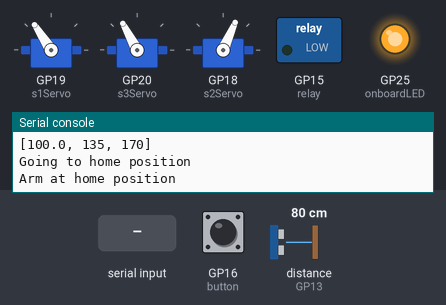
A program run on a simulated Raspberry Pi Pico running MicroPython. Shown: 3 × servo, switched loads named in the program (green lamp = pin HIGH), output pins drawn as LEDs (lit = HIGH), the last lines printed to the serial console. The test bench sets the inputs (shaded band); at power-on: distance to the obstacle (sensor on GP13) 80 cm, GP16 (button) HIGH. The echo pulse lasts 58.3 µs per cm; servo angles are drawn from the pulse width (0.5 ms = 0°, 2.5 ms = 180°); pins used as bus, display or sensor lines are not drawn.

Above: at 7.2 s.
7.3 s: distance to the obstacle (sensor on GP13) set to 2 cm
8.8 s: "0\n" received over the second serial link
At 9.7 s:
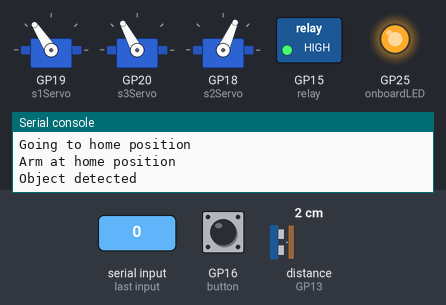
At 13.2 s:
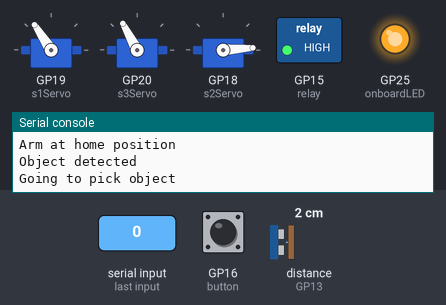
Timing chart, 0 to 25.3 s (numbered marks = the images above; inputs shaded):
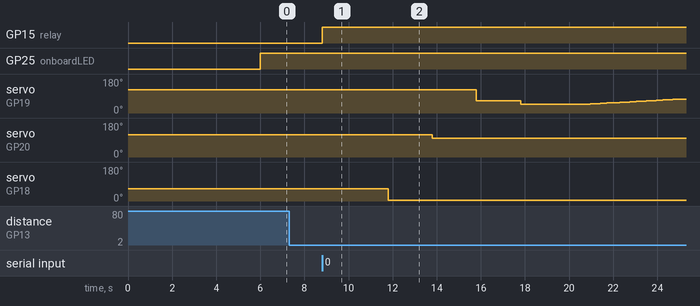

The program:

main.py
```python
#Imported packages
##Machine package imports functions required for communicating with the microcontroller
import machine
from machine import Pin
##sleep function is used to put the board to sleep. This is done to give a buffer preventing overloading of data
import time
##From servo, the class Servo is imported that helps make controlling servos easier
from servo_old import Servo

print("DATA IMPORTED")

#Config variables
##Pin variables
ulTrigger_pin = 14
ulEcho_pin = 13

relay_pin = 15

s1_Pin = 19
s2_Pin = 18
s3_Pin = 20

s1_bufferPos = 65

toggle_Pin = 6

##USER HAS TO INITIALIZE THIS VALUE
number_of_objects = 3

##Initial position when no object
s1_inPos = 125
s2_inPos = 65
s3_inPos = 120

##Middle poisiton for picking of object
s1_midPos = 45
s2_midPos = 0
s3_midPos = 100

##Final poisiton for placement of object
s1_finPos = 55
s2_finPos = []
#s2_finPos = [93,121,149]
s3_finPos = 100

##For data transfer
b = None
msg = 'NO DATA'

print("GLOBAL VARIABLES DEFINED")

#Initialize pins

###SERVO
##Front and Back
s1Servo = Servo(s1_Pin)
##Left and Right
s2Servo = Servo(s2_Pin)
##Up and Down
s3Servo = Servo(s3_Pin)

###ONBOARD LED
onboardLED = Pin("LED",Pin.OUT)
onboardLED.value(1)
###ULTRASONIC
trigger = Pin(14, Pin.OUT)
echo = Pin(13, Pin.IN)

###RELAY
relay = Pin(relay_pin,Pin.OUT)
relay.value(0)
###TOGGLE PIN
##Toggle pin is for switching from UART to WIFI
toggle = Pin(toggle_Pin,Pin.IN)

button = Pin(16,Pin.IN)

print("INITIALIZE PIN")

#Setup

##If pin is not powered; function using UART
onboardLED.value(0)
uart = machine.UART(0, 115200)
print(uart)
b = 'Data sent from Pico'
msg = b.encode("utf-8")
uart.write(msg)

onboardLED.value(1)
onboardLED.value(0)
##If pin is powered; function using WIFI


def final_pos_calc(minAngle = 65,maxAngle = 170):
    angle_val = (maxAngle-minAngle)/(number_of_objects)
    s2_finPos.append(minAngle+angle_val)
    for i in range (1,number_of_objects):
        s2_finPos.append(int(s2_finPos[i-1]+angle_val))

final_pos_calc()
print(s2_finPos)


##Function for checking if object is close to arm
def ulson():
   trigger.low()
   time.sleep_us(2)
   trigger.high()
   time.sleep_us(5)
   trigger.low()
   while echo.value() == 0:
       signaloff = time.ticks_us()
   while echo.value() == 1:
       signalon = time.ticks_us()
   timepassed = signalon - signaloff
   distance = (timepassed * 0.0343) / 2
   if (distance <= 10):
       return(True)

##Set arm to home position
def inPos():
    print("Going to home position")
    s1Servo.servo_Angle(s1_inPos)
    time.sleep(2)
    s3Servo.servo_Angle(s3_inPos)
    time.sleep(2)
    s2Servo.servo_Angle(s2_inPos)
    time.sleep(2)
    print("Arm at home position")

inPos()

##Set arm to picking up position
def pickPos():
    print("Going to pick object")
    s2Servo.servo_Angle(s2_midPos)
    time.sleep(2)
    s3Servo.servo_Angle(s3_midPos)
    time.sleep(2)
    s1Servo.servo_Angle(s1_bufferPos)
    time.sleep(2)
    s1Servo.servo_Angle(s1_midPos)
    time.sleep(2)
    print("Pciked object")
    #time.sleep(100000)

#Pick object and place it
def finPos(msg):
    for i in range(s1_midPos,s1_inPos):
        s1Servo.servo_Angle(i)
        time.sleep(0.15)
    time.sleep(2)
    inPos()
    time.sleep(2)
    print("Picking up object")
    s2Servo.servo_Angle(s2_finPos)
    time.sleep(2)
    s1Servo.servo_Angle(s1_finPos)
    time.sleep(2)
    s3Servo.servo_Angle(s3_finPos)
    time.sleep(2)
    print("Object droppped in designated area")
    #Turn off magnetic EE
    relay.value(0)
    time.sleep(5)
    inPos()

onboardLED.value(0)

while (button.value() == 0):
    onboardLED.value(1)
    time.sleep(0.2)
    onboardLED.value(0)
    time.sleep(0.2)

while True:
    onboardLED.value(1)
    if ulson() == True:
        print("Object detected")
        b = 'ulson'
        msg = b.encode("utf-8")
        uart.write(msg)
        msg = 'dummy'
        while msg is 'dummy':
            if uart.any():
                b = uart.readline()
            try:
                msg = b.decode('utf-8')
            except:
                pass
        ##Activate magnetic EE
        relay.value(1)
        ##Delay for picking up objects
        time.sleep(3)
        pickPos()
        time.sleep(1)
        finPos(int(msg))
        time.sleep(1)


    
```

servo_old.py
```python
from machine import Pin, PWM

def Map(x, in_min, in_max, out_min, out_max):
    return (x - in_min) * (out_max - out_min) / (in_max - in_min) + out_min

class Servo:
    """ A simple class for controlling a 9g servo with the Raspberry Pi Pico.

    Attributes:

        minVal: An integer denoting the minimum duty value for the servo motor.

        maxVal: An integer denoting the maximum duty value for the servo motor.

    """

    def __init__(self, pin: int or Pin or PWM, minVal=1800, maxVal=8000):
        """ Creates a new Servo Object.

        args:

            pin (int or machine.Pin or machine.PWM): Either an integer denoting the number of the GPIO pin or an already constructed Pin or PWM object that is connected to the servo.

            minVal (int): Optional, denotes the minimum duty value to be used for this servo.

            maxVal (int): Optional, denotes the maximum duty value to be used for this servo.

        """

        if isinstance(pin, int):
            pin = Pin(pin, Pin.OUT)
        if isinstance(pin, Pin):
            self.__pwm = PWM(pin)
        if isinstance(pin, PWM):
            self.__pwm = pin
        self.__pwm.freq(50)
        self.minVal = minVal
        self.maxVal = maxVal

    def deinit(self):
        """ Deinitializes the underlying PWM object.

        """
        self.__pwm.deinit()

    def goto(self, value: int):
        """ Moves the servo to the specified position.

        args:

            value (int): The position to move to, represented by a value from 0 to 1024 (inclusive).

        """
        if value < 0:
            value = 0
        if value > 1024:
            value = 1024
        delta = self.maxVal-self.minVal
        target = int(self.minVal + ((value / 1024) * delta))
        self.__pwm.duty_u16(target)

    def middle(self):
        """ Moves the servo to the middle.
        """
        self.goto(512)

    def free(self):
        """ Allows the servo to be moved freely.
        """
        self.__pwm.duty_u16(0)

    def servo_Angle(self,angle,in_min = 0,in_max = 180,out_min=0,out_max=1024):
        self.goto(round(Map(angle,in_min,in_max,out_min,out_max)))
```

Measured:
- after the input at 8.8 s, GP15 (relay): LOW → HIGH at once; servo on GP19 (s1Servo): ramps from 47° to 74° and jumps back, once every 2.0 s; servo on GP20 (s3Servo): 118° → 99° after 5.0 s; servo on GP18 (s2Servo): 66° → 4° after 3.0 s
